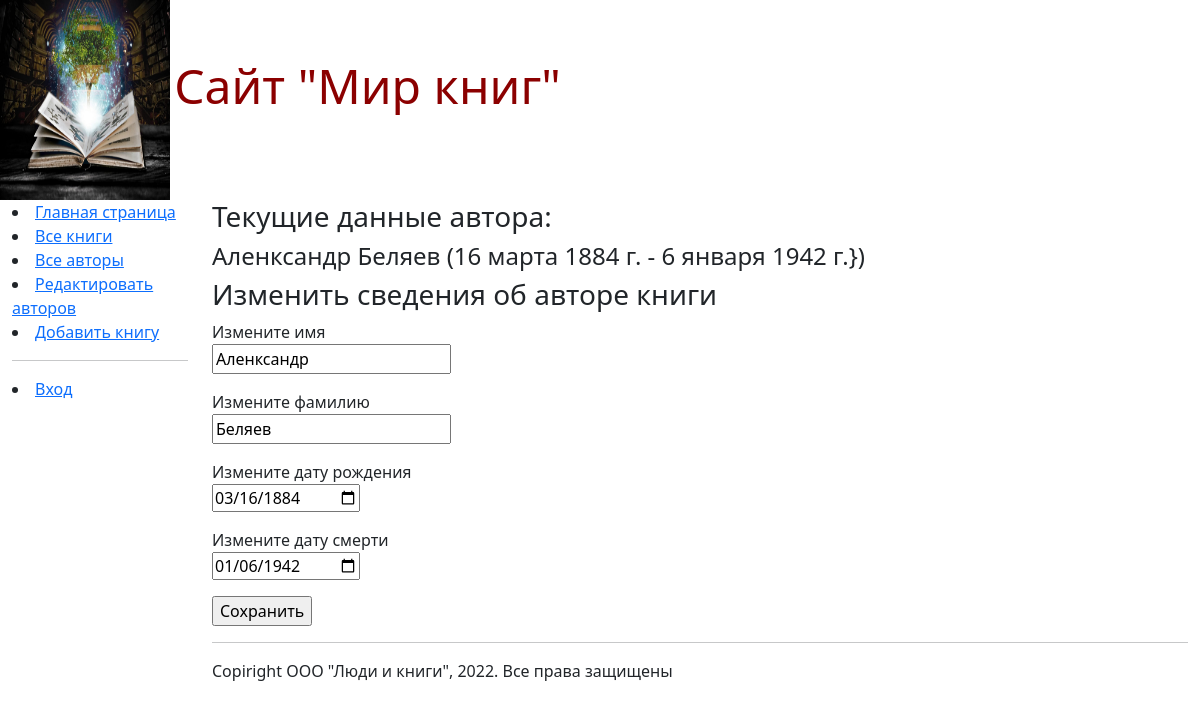
Screenshot of /edit1/1/ with the database file from the repository.
### catalog/models.py (models this page shows, shortened)
class Author(models.Model):
    first_name = models.CharField(max_length=100,
                                  help_text="Введите имя автора",
                                  verbose_name="Имя автора")
    last_name = models.CharField(max_length=100,
                                 help_text="Введите фамилию автора",
                                 verbose_name="Фамилия автора")
    date_of_birth = models.DateField(
        help_text="Введите дату рождения",
        verbose_name="Дата рождения",
        default=None,
        null=True, blank=True)
    date_of_death = models.DateField(
        help_text="Введите дату смерти",
        verbose_name="Дата смерти",
        null=True, blank=True)
    class Meta:
        verbose_name = "автора"
        verbose_name_plural = "авторы"

### catalog/views.py (the view)
# urls.py: path('edit1/<int:id>/', views.edit1, name='edit1'),
def edit1(request, id):
    author = Author.objects.get(id=id)
    if request.method == "POST":
        author.first_name = request.POST.get("first_name")
        author.last_name = request.POST.get("last_name")
        author.date_of_birth = request.POST.get("date_of_birth")
        author.date_of_death = request.POST.get("date_of_death")
        author.save()
        return HttpResponseRedirect("/authors_add/")
    else:
        return render(request, "edit1.html", {"author": author})

### catalog/templates/edit1.html (shortened to what this page needs)
{% extends "base_generic.html" %}
{% block content %}
    <h3>Текущие данные автора:</h3>
    <h4>{{author.first_name}} {{author.last_name}} ({{author.date_of_birth}} - {{author.date_of_death}}})</h4>
        <form method="POST">
            <h3>Изменить сведения об авторе книги</h3>
            <p> <label>Измените имя</label><br>
                <input type="text" name="first_name"
                       value="{{author.first_name}}" />
            </p>
            <p> <label>Измените фамилию</label><br>
                <input type="text" name="last_name"
                       value="{{author.last_name}}" />
            </p>
            <p> <label>Измените дату рождения</label><br>
                <input type="date" name="date_of_birth"
                       value="{{ author.date_of_birth|date:'Y-m-d' }}" />
            </p>
            <p> <label>Измените дату смерти</label><br>
                <input type="date" name="date_of_death"
                       value="{{ author.date_of_death|date:'Y-m-d' }}" />
            </p>
                <input type="submit" value="Сохранить" >
        </form>
{% endblock content %}

### rows the page displays
Author: first_name "Аленксандр", last_name "Беляев", date_of_birth "16 марта 1884 г.", date_of_death "6 января 1942 г.", date_of_birth "03/16/1884", date_of_death "01/06/1942"
